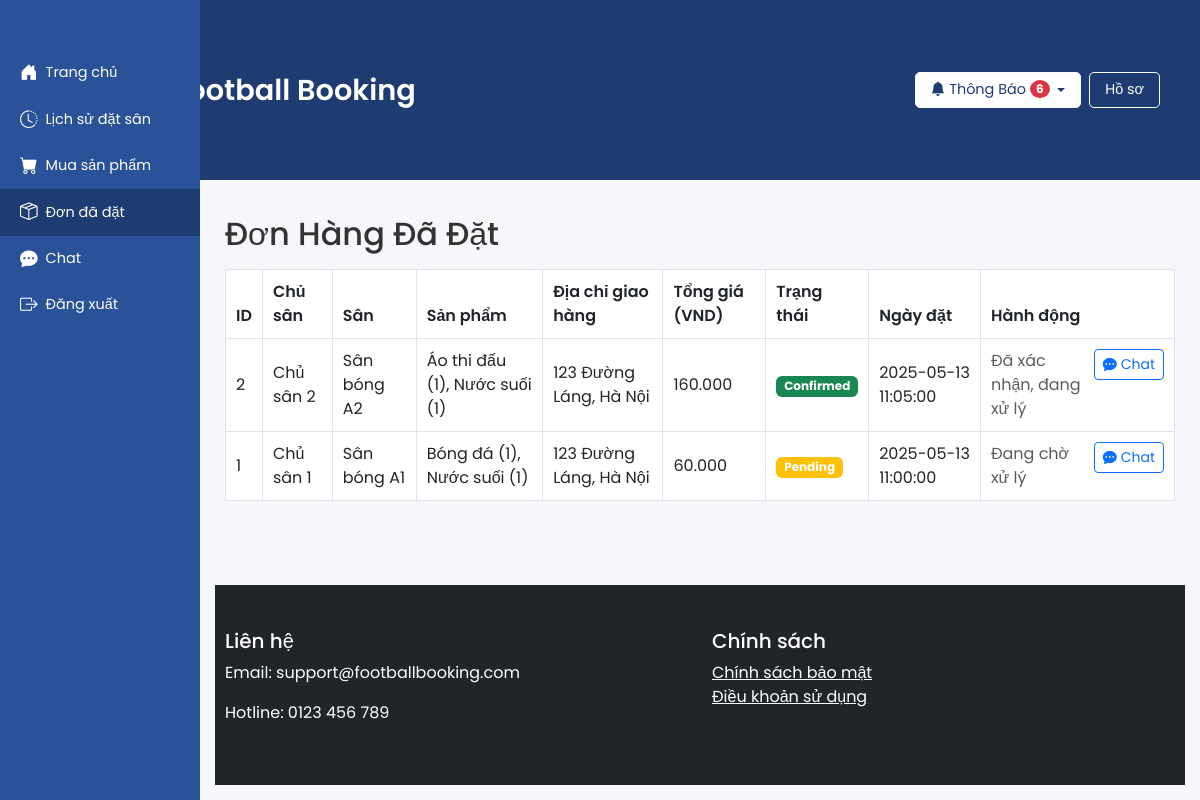
The page /my_orders.php (signed in) on the database its author committed.
### tables this page shows
CREATE TABLE orders (
    id INT AUTO_INCREMENT PRIMARY KEY,
    customer_id INT NOT NULL,
    owner_id INT NOT NULL,
    delivery_address VARCHAR(255) NOT NULL,
    total_price DECIMAL(10, 2) NOT NULL,
    status ENUM('pending', 'confirmed', 'rejected', 'completed', 'received') DEFAULT 'pending',
    created_at TIMESTAMP DEFAULT CURRENT_TIMESTAMP,
    updated_at TIMESTAMP DEFAULT CURRENT_TIMESTAMP ON UPDATE CURRENT_TIMESTAMP,
    FOREIGN KEY (customer_id) REFERENCES users(id),
    FOREIGN KEY (owner_id) REFERENCES users(id)
);

CREATE TABLE users (
    id INT AUTO_INCREMENT PRIMARY KEY,
    full_name VARCHAR(255) NOT NULL,
    email VARCHAR(255) UNIQUE NOT NULL,
    phone VARCHAR(20),
    password VARCHAR(255) NOT NULL,
    account_type ENUM('customer', 'owner', 'admin') NOT NULL,
    status ENUM('pending', 'approved', 'rejected') DEFAULT 'approved',
    created_at TIMESTAMP DEFAULT CURRENT_TIMESTAMP
);

### my_orders.php (the view, shortened to what this page needs)
<?php
require_once 'includes/config.php';
$customer_id = $_SESSION['user_id'];
$stmt = $pdo->prepare("
    SELECT o.*, u.full_name as owner_name,
           (SELECT f.name
            FROM fields f
            JOIN products p ON f.id = p.field_id
            JOIN order_items oi ON p.id = oi.product_id
            WHERE oi.order_id = o.id
            LIMIT 1) as field_name
    FROM orders o
    JOIN users u ON o.owner_id = u.id
    WHERE o.customer_id = ?
    ORDER BY o.created_at DESC
");
$stmt->execute([$customer_id]);
$orders = $stmt->fetchAll(PDO::FETCH_ASSOC);
$order_products = [];
foreach ($orders as $order) {
    $stmt = $pdo->prepare("
        SELECT oi.quantity, p.name as product_name
        FROM order_items oi
        JOIN products p ON oi.product_id = p.id
        WHERE oi.order_id = ?
    ");
    $stmt->execute([$order['id']]);
    $items = $stmt->fetchAll(PDO::FETCH_ASSOC);
    $order_products[$order['id']] = $items;
}
?>
<?php require_once 'includes/header.php'; ?>
<div class="container">
    <h2 class="mb-3">Đơn Hàng Đã Đặt</h2>
    <?php if (empty($orders)): ?>
        <p class="text-center text-muted">Bạn chưa đặt đơn hàng nào.</p>
    <?php else: ?>
        <table class="table table-bordered">
            <thead>
                <tr>
                    <th>ID</th>
                    <th>Chủ sân</th>
                    <th>Sân</th>
                    <th>Sản phẩm</th>
                    <th>Địa chỉ giao hàng</th>
                    <th>Tổng giá (VND)</th>
                    <th>Trạng thái</th>
                    <th>Ngày đặt</th>
                    <th>Hành động</th>
                </tr>
            </thead>
            <tbody>
                <?php foreach ($orders as $order): ?>
                    <tr>
                        <td><?php echo htmlspecialchars($order['id']); ?></td>
                        <td><?php echo htmlspecialchars($order['owner_name']); ?></td>
                        <td><?php echo htmlspecialchars($order['field_name'] ?? 'Không xác định'); ?></td>
                        <td>
                            <?php
                            $products = $order_products[$order['id']];
                            $product_list = [];
                            foreach ($products as $item) {
                                $product_list[] = htmlspecialchars($item['product_name']) . ' (' . htmlspecialchars($item['quantity']) . ')';
                            }
                            echo implode(', ', $product_list);
                            ?>
                        </td>
                        <td><?php echo htmlspecialchars($order['delivery_address']); ?></td>
                        <td><?php echo number_format($order['total_price'], 0, ',', '.'); ?></td>
                        <td>
                            <?php
                            $status = $order['status'];
                            $status_class = '';
                            switch ($status) {
                                case 'pending':
                                    $status_class = 'badge bg-warning';
                                    break;
                                case 'confirmed':
                                    $status_class = 'badge bg-success';
                                    break;
                            }
                            ?>
                            <span class="<?php echo $status_class; ?>">
                                <?php echo htmlspecialchars(ucfirst($status)); ?>
                            </span>
                        </td>
                        <td><?php echo htmlspecialchars($order['created_at']); ?></td>
                        <td>
                            <div class="d-flex gap-2">
                                <?php if ($order['status'] == 'pending'): ?>
                                    <span class="text-muted">Đang chờ xử lý</span>
                                <?php elseif ($order['status'] == 'confirmed'): ?>
                                    <span class="text-muted">Đã xác nhận, đang xử lý</span>
                                <?php elseif ($order['status'] == 'rejected'): ?>
                                    <span class="text-muted">Đơn hàng bị từ chối</span>
                                <?php elseif ($order['status'] == 'received'): ?>
                                    <span class="text-muted">Đã nhận hàng</span>
                                <?php endif; ?>
                                <form method="POST" style="display:inline;">
                                    <button type="submit" name="start_chat" class="btn btn-sm btn-outline-primary d-flex align-items-center gap-1">
                                        <i class="bi bi-chat-dots-fill"></i> Chat
                                    </button>
                                </form>
                            </div>
                        </td>
                    </tr>
                <?php endforeach; ?>
            </tbody>
        </table>
    <?php endif; ?>
</div>
<?php require_once 'includes/footer.php'; ?>

### rows shown on the page
orders: id "2", owner.full_name "Chủ sân 2", field_name "Sân bóng A2", product_list "Áo thi đấu (1), Nước suối (1)", delivery_address "123 Đường Láng, Hà Nội", total_price "160.000", status "Confirmed", created_at "2025-05-13 11:05:00", shows "Đã xác nhận, đang xử lý"
orders: id "1", owner.full_name "Chủ sân 1", field_name "Sân bóng A1", product_list "Bóng đá (1), Nước suối (1)", delivery_address "123 Đường Láng, Hà Nội", total_price "60.000", status "Pending", created_at "2025-05-13 11:00:00", shows "Đang chờ xử lý"

### other values the page prints
$unread_notifications_count "6"
